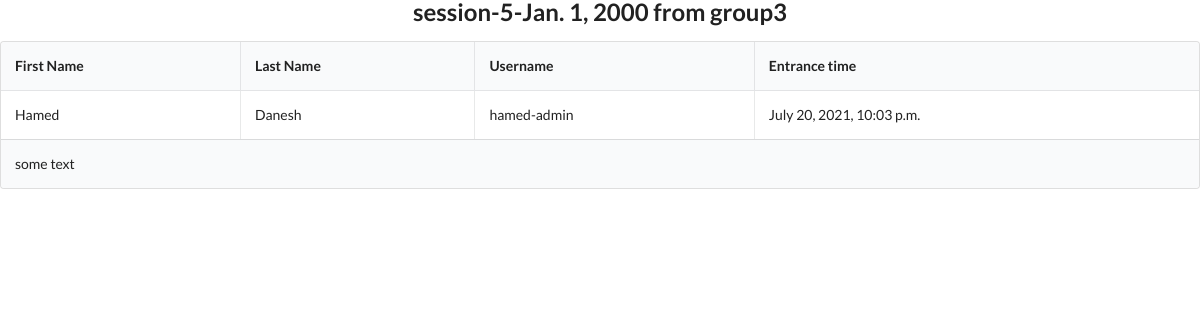
The app's page /list/session/2 with its own data.
### qrAttendanceSheet/models.py (models this page shows)
class Student_presence(models.Model):
    id = models.AutoField(primary_key=True)
    course_session = models.ForeignKey(Course_session, on_delete=models.CASCADE)
    student = models.ForeignKey(User, on_delete=models.CASCADE)
    entrance_time =  models.DateTimeField(auto_now_add=True)
    class Meta:
        unique_together = ('course_session', 'student',)
    def __str__(self):
        return str(self.student)

### qrAttendanceSheet/views.py (the view)
# urls.py: path('list/session/<int:session_id>', student, name='list'), #list of students that attended to the class
def student(request, session_id):
    students = Student_presence.objects.filter(course_session=session_id)
    session = Course_session.objects.get(id=session_id)
    std = {
        'students' : students,
        'session': session
    }
    print("ine?",students)
    return render(request, 'qrAttendanceSheet/students.html', std)

### templates/qrAttendanceSheet/students.html (shortened to what this page needs)
<!DOCTYPE html>
<html lang="en">
    <head>
        <link
            rel="stylesheet"
            type="text/css"
            href="https://cdnjs.cloudflare.com/ajax/libs/semantic-ui/2.2.14/semantic.min.css"
        />
    </head>
    <body>
        <h2 class="ui center aligned header">{{ session.name }}-{{ session.date }}  from  {{ session.group }}</h2>
        <table class="ui celled padded table">
            <thead>
                <tr>
                    <th>First Name</th>
                    <th>Last Name</th>
                    <th>Username</th>
                    <th>Entrance time</th>
                </tr>
            </thead>
            <tbody>
                {% for student in students %}
                <tr>
                    <td>{{student.student.first_name}}</td>
                    <td>{{student.student.last_name}}</td>
                    <td>{{student}}</td>
                    <td>{{student.entrance_time}}</td>
                </tr>
                {% endfor %}
            </tbody>
            <tfoot>
                <tr>
                    <th colspan="5">
                        some text
                    </th>
                </tr>
            </tfoot>
        </table>
    </body>
</html>

### records on screen
Student_presence: student.first_name "Hamed", student.last_name "Danesh", student.username "hamed-admin", entrance_time "July 20, 2021, 10:03 p.m."
